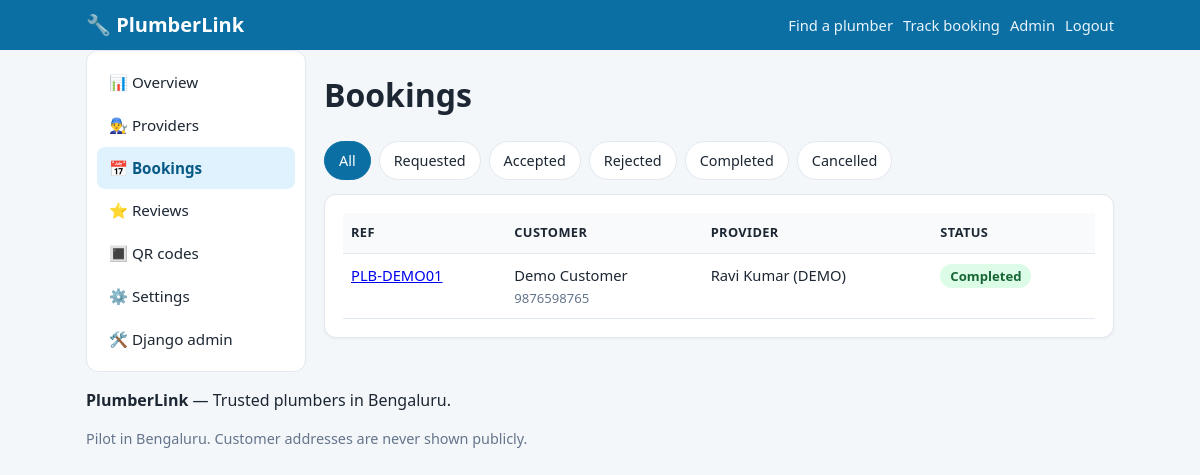
Screenshot of /admin-panel/bookings/ (signed in) with the database file from the repository.
### core/models.py (models this page shows, shortened)
class Booking(models.Model):
    STATUS_REQUESTED = "requested"
    STATUS_ACCEPTED = "accepted"
    STATUS_REJECTED = "rejected"
    STATUS_COMPLETED = "completed"
    STATUS_CANCELLED = "cancelled"
    STATUS_CHOICES = [
        (STATUS_REQUESTED, "Requested"),
        (STATUS_ACCEPTED, "Accepted"),
        (STATUS_REJECTED, "Rejected"),
        (STATUS_COMPLETED, "Completed"),
        (STATUS_CANCELLED, "Cancelled"),
    ]
    ref_code = models.CharField(max_length=16, unique=True, default=_default_ref_code)
    provider = models.ForeignKey(ProviderProfile, on_delete=models.CASCADE, related_name="bookings")
    customer_name = models.CharField(max_length=120)
    customer_phone = models.CharField(max_length=20)
    service = models.ForeignKey(Service, on_delete=models.SET_NULL, null=True, blank=True)
    locality = models.ForeignKey(Locality, on_delete=models.SET_NULL, null=True, blank=True)
    area_detail = models.CharField(max_length=200, blank=True,
                                   help_text="Landmark / area, not the full address")
    preferred_date = models.DateField(null=True, blank=True)
    preferred_time = models.CharField(max_length=40, blank=True,
                                      help_text="e.g. 'Morning', '2–4 PM'")
    notes = models.TextField(blank=True)
    status = models.CharField(max_length=12, choices=STATUS_CHOICES, default=STATUS_REQUESTED)
    provider_notes = models.TextField(blank=True)
    final_amount = models.DecimalField(max_digits=10, decimal_places=2, null=True, blank=True,
                                       help_text="Amount the customer paid (filled at completion)")
    review_token = models.CharField(max_length=32, unique=True, blank=True,
                                    default=_default_review_token)
    is_demo = models.BooleanField(default=False)
    created_at = models.DateTimeField(auto_now_add=True)
    updated_at = models.DateTimeField(auto_now=True)
    class Meta:
        ordering = ["-created_at"]

class ProviderProfile(models.Model):
    user = models.OneToOneField(User, on_delete=models.CASCADE, related_name="provider_profile")
    display_name = models.CharField(max_length=120, help_text="Name shown to customers")
    phone = models.CharField(max_length=20, help_text="Customer-facing phone number")
    photo = models.ImageField(upload_to="providers/", blank=True, null=True)
    bio = models.TextField(blank=True)
    experience_years = models.PositiveSmallIntegerField(default=0)
    emergency_available = models.BooleanField(default=False)
    services = models.ManyToManyField(Service, through="ProviderService", related_name="providers")
    areas = models.ManyToManyField(Locality, related_name="providers", help_text="Localities served")
    work_start = models.TimeField(default="09:00")
    work_end = models.TimeField(default="19:00")
    work_days = models.CharField(
        max_length=60, default="Mon,Tue,Wed,Thu,Fri,Sat",
        help_text="Comma-separated, e.g. Mon,Tue,Wed,Thu,Fri,Sat",
    )
    is_available = models.BooleanField(default=True, help_text="Master on/off switch for new bookings")
    is_approved = models.BooleanField(default=False, help_text="Admin approval — unapproved profiles are hidden")
    is_featured = models.BooleanField(default=False, help_text="Pinned to the top of listings")
    is_demo = models.BooleanField(default=False, help_text="Sample data — clearly badged in the UI")
    rating_avg = models.FloatField(default=0.0)
    rating_count = models.PositiveIntegerField(default=0)
    created_at = models.DateTimeField(auto_now_add=True)
    updated_at = models.DateTimeField(auto_now=True)
    class Meta:
        ordering = ["-is_featured", "-rating_avg", "display_name"]

### core/views.py (the view)
# urls.py: path("admin-panel/bookings/", v.admin_bookings, name="admin_bookings"),
@staff_member_required
def admin_bookings(request):
    status = request.GET.get("status", "")
    qs = Booking.objects.select_related("provider", "service", "locality").order_by("-created_at")
    if status:
        qs = qs.filter(status=status)
    return render(request, "core/a_bookings.html", {
        "bookings": qs[:200], "active_status": status,
        "status_choices": Booking.STATUS_CHOICES,
    })

### core/context_processors.py (called while the page is built)
def site(request):
    return {
        "brand_name": "PlumberLink",
        "brand_tagline": "Trusted plumbers in Bengaluru",
        "service_categories": ServiceCategory.objects.all().prefetch_related("services"),
        "platform": PlatformSettings.get(),
    }

### core/models.py (called while the page is built)
    @classmethod
    def get(cls) -> "PlatformSettings":
        obj, _ = cls.objects.get_or_create(pk=1)
        return obj

### core/templates/core/a_bookings.html
{% extends "core/a_base.html" %}
{% block acontent %}
<h1>Bookings</h1>
<div class="tabs">
  <a href="{% url 'admin_bookings' %}" class="{% if not active_status %}on{% endif %}">All</a>
  {% for v,l in status_choices %}<a href="?status={{ v }}" class="{% if active_status == v %}on{% endif %}">{{ l }}</a>{% endfor %}
</div>
<div class="card">
<table class="tbl">
  <tr><th>Ref</th><th>Customer</th><th>Provider</th><th>Status</th></tr>
  {% for b in bookings %}
  <tr><td><a href="{% url 'booking_detail' b.ref_code %}">{{ b.ref_code }}</a></td>
      <td>{{ b.customer_name }}<br><span class="muted small">{{ b.customer_phone }}</span></td>
      <td>{{ b.provider.display_name }}</td>
      <td><span class="status st-{{ b.status }}">{{ b.get_status_display }}</span></td></tr>
  {% empty %}<tr><td colspan="4" class="muted">No bookings yet.</td></tr>{% endfor %}
</table>
</div>
{% endblock %}

### core/static/core/css/style.css (style rules this page uses)
:root { --brand:#0b6fa4; --brand-d:#085a86; --accent:#f59e0b; --bg:#f4f7fa; --card:#ffffff; --ink:#1c2733; --muted:#64748b; --line:#e2e8f0; --ok:#16a34a; --warn:#d97706; --bad:#dc2626; --radius:12px; }
* { box-sizing:border-box }
body { margin:0;font-family:system-ui,-apple-system,"Segoe UI",Roboto,Arial,sans-serif; background:var(--bg);color:var(--ink);line-height:1.5 }
.card { background:var(--card);border:1px solid var(--line);border-radius:var(--radius); padding:18px;margin:14px 0;box-shadow:0 1px 3px rgba(0,0,0,.05) }
.muted { color:var(--muted);font-size:.9rem }
.small { font-size:.82rem }
table.tbl { width:100%;border-collapse:collapse;font-size:.92rem }
.tbl th,.tbl td { text-align:left;padding:10px 8px;border-bottom:1px solid var(--line);vertical-align:top }
.tbl th { background:#f8fafc;font-size:.8rem;text-transform:uppercase;letter-spacing:.03em }
.status { font-weight:700;font-size:.82rem;padding:3px 10px;border-radius:999px;white-space:nowrap }
.st-completed { background:#dcfce7;color:#166534 }
.tabs { display:flex;gap:8px;flex-wrap:wrap;margin:12px 0 }
.tabs a { padding:8px 14px;border-radius:999px;background:#fff;border:1px solid var(--line); text-decoration:none;color:var(--ink);font-size:.9rem }
.tabs a.on { background:var(--brand);color:#fff;border-color:var(--brand) }

### rows the page displays
Booking: ref_code "PLB-DEMO01", customer_name "Demo Customer", customer_phone "9876598765", provider.display_name "Ravi Kumar (DEMO)", status "Completed"

### other values shown
{{ brand_name }} "PlumberLink"
{{ l }} "Requested" "Accepted" "Rejected" "Completed" "Cancelled"
{{ brand_tagline }} "Trusted plumbers in Bengaluru"
